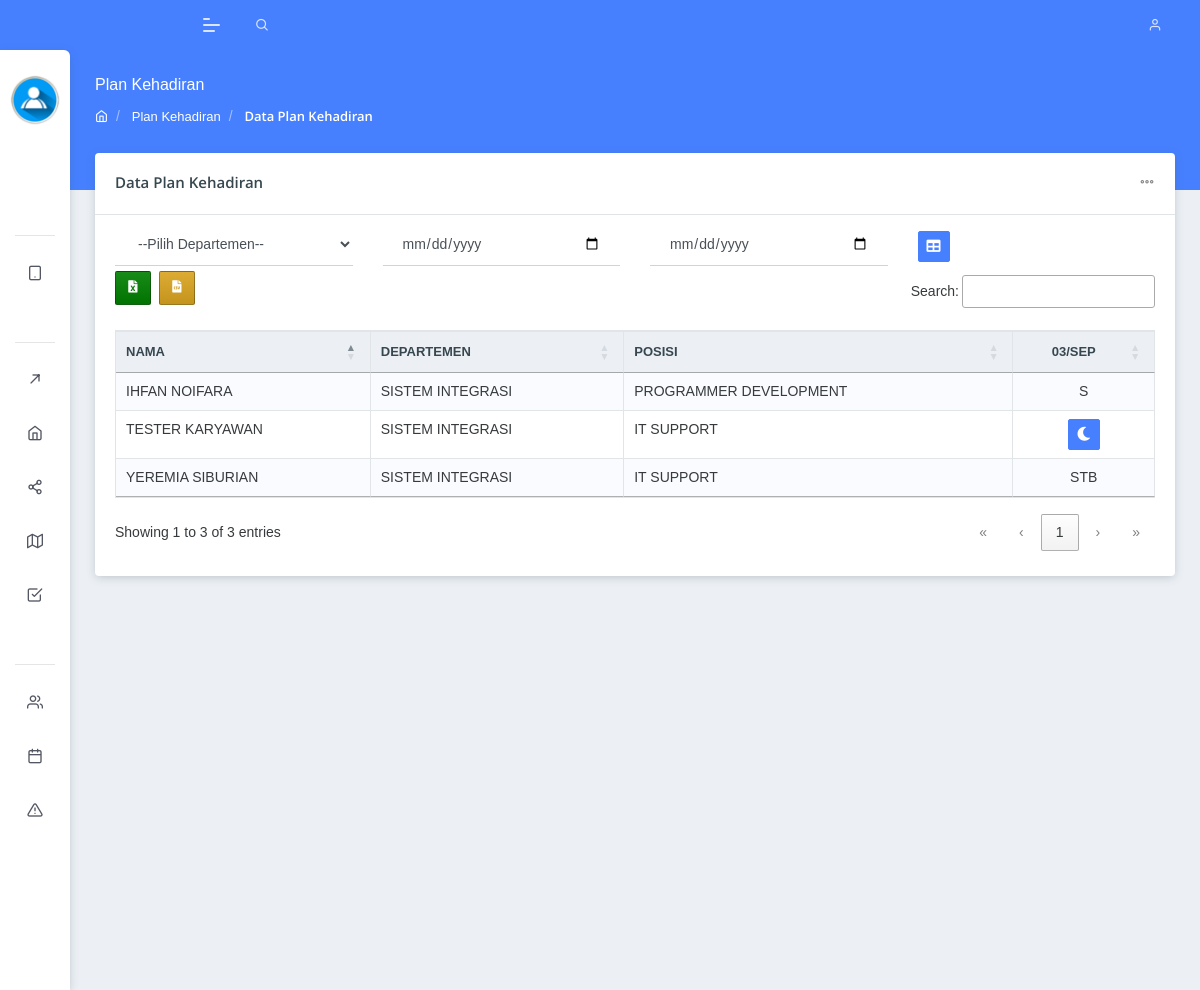
The page /index.php/jadwal/plan on the database its author committed.
### tables this page shows
CREATE TABLE `tb_karyawan` (
  `id_kary` int(11) NOT NULL AUTO_INCREMENT,
  `id_personal` int(11) NOT NULL DEFAULT 0,
  `id_perkerjaan` int(11) NOT NULL DEFAULT 0,
  `no_acr` bigint(20) NOT NULL DEFAULT 0,
  `no_nik` varchar(50) NOT NULL,
  `doh` date NOT NULL DEFAULT '1970-01-01',
  `tgl_aktif` date NOT NULL DEFAULT '1970-01-01',
  `id_depart` int(11) NOT NULL DEFAULT 0,
  `id_section` int(11) NOT NULL DEFAULT 0,
  `id_posisi` int(11) NOT NULL DEFAULT 0,
  `id_grade` int(11) NOT NULL DEFAULT 0,
  `id_level` int(11) NOT NULL DEFAULT 0,
  `id_lokker` int(11) NOT NULL DEFAULT 0,
  `id_lokterima` int(11) NOT NULL,
  `id_poh` int(11) NOT NULL,
  `id_roster` int(11) NOT NULL,
  `id_klasifikasi` int(11) NOT NULL DEFAULT 0,
  `paybase` varchar(15) NOT NULL DEFAULT '',
  `statpajak` char(3) NOT NULL DEFAULT '',
  `id_tipe` int(11) NOT NULL DEFAULT 0,
  `id_stat_tinggal` int(11) DEFAULT NULL,
  `email_kantor` varchar(200) NOT NULL DEFAULT '',
  `tgl_permanen` date NOT NULL DEFAULT '1970-01-01',
  `id_stat_perjanjian` int(11) NOT NULL,
  `tgl_nonaktif` date NOT NULL DEFAULT '1970-01-01',
  `alasan_nonaktif` varchar(2000) NOT NULL DEFAULT '',
  `url_foto` varchar(2000) DEFAULT NULL,
  `tgl_buat` datetime NOT NULL DEFAULT '1970-01-01 00:00:00',
  `tgl_edit` datetime NOT NULL DEFAULT '1970-01-01 00:00:00',
  `id_user` int(11) NOT NULL,
  `id_m_perusahaan` int(11) NOT NULL,
  PRIMARY KEY (`id_kary`)
);

CREATE TABLE `tb_personal` (
  `id_personal` int(11) NOT NULL AUTO_INCREMENT,
  `no_ktp` varchar(50) NOT NULL,
  `no_kk` varchar(50) NOT NULL,
  `nama_lengkap` varchar(200) NOT NULL,
  `nama_alias` varchar(200) NOT NULL,
  `jk` varchar(15) NOT NULL DEFAULT '',
  `tmp_lahir` varchar(100) NOT NULL DEFAULT '',
  `tgl_lahir` date NOT NULL DEFAULT '1970-01-01',
  `id_stat_nikah` int(11) NOT NULL DEFAULT 0,
  `id_agama` int(11) NOT NULL DEFAULT 0,
  `warga_negara` char(5) NOT NULL DEFAULT '',
  `email_pribadi` varchar(100) NOT NULL DEFAULT '',
  `hp_1` varchar(15) NOT NULL DEFAULT '',
  `hp_2` varchar(15) NOT NULL DEFAULT '',
  `nama_ibu` varchar(100) NOT NULL,
  `stat_ibu` char(1) NOT NULL DEFAULT 'H',
  `nama_ayah` varchar(100) NOT NULL,
  `stat_ayah` char(1) NOT NULL DEFAULT 'H',
  `no_bpjstk` varchar(25) NOT NULL,
  `no_bpjskes` varchar(25) NOT NULL,
  `no_bpjspensiun` varchar(25) NOT NULL,
  `no_equity` varchar(25) NOT NULL,
  `no_npwp` varchar(25) NOT NULL,
  `id_pendidikan` int(11) NOT NULL DEFAULT 0,
  `nama_sekolah` varchar(200) NOT NULL,
  `fakultas` varchar(200) NOT NULL,
  `jurusan` varchar(200) NOT NULL,
  `url_pendukung` varchar(200) NOT NULL,
  `tgl_buat` datetime NOT NULL,
  `tgl_edit` datetime NOT NULL,
  `id_user` int(11) NOT NULL DEFAULT 0,
  PRIMARY KEY (`id_personal`)
);

CREATE TABLE `tb_depart` (
  `id_depart` int(11) NOT NULL AUTO_INCREMENT,
  `kd_depart` char(8) NOT NULL DEFAULT '',
  `depart` varchar(100) NOT NULL,
  `ket_depart` varchar(300) NOT NULL,
  `stat_depart` char(1) NOT NULL DEFAULT 'T',
  `tgl_buat` datetime NOT NULL DEFAULT '1970-01-01 00:00:00',
  `tgl_edit` datetime NOT NULL DEFAULT '1970-01-01 00:00:00',
  `id_user` int(11) NOT NULL DEFAULT 0,
  `id_perusahaan` int(11) NOT NULL DEFAULT 0,
  PRIMARY KEY (`id_depart`),
  KEY `FK_tb_depart_tb_perusahaan` (`id_perusahaan`),
  CONSTRAINT `FK_tb_depart_tb_perusahaan` FOREIGN KEY (`id_perusahaan`) REFERENCES `tb_perusahaan` (`id_perusahaan`) ON DELETE CASCADE ON UPDATE CASCADE
);

CREATE TABLE `tb_posisi` (
  `id_posisi` int(11) NOT NULL AUTO_INCREMENT,
  `posisi` varchar(150) NOT NULL,
  `id_depart` char(5) NOT NULL DEFAULT '',
  `ket_posisi` varchar(1000) NOT NULL,
  `stat_posisi` char(1) NOT NULL DEFAULT '',
  `tgl_buat` datetime NOT NULL DEFAULT '1970-01-01 00:00:00',
  `tgl_edit` datetime NOT NULL DEFAULT '1970-01-01 00:00:00',
  `id_user` int(11) NOT NULL DEFAULT 0,
  `id_perusahaan` int(11) NOT NULL DEFAULT 0,
  PRIMARY KEY (`id_posisi`)
);

### application/controllers/Jadwal.php (called while the page is built, shortened)
<?php
class Jadwal extends MY_Controller
{
    public function __construct()
    {
        $this->load->model('M_Jadwal');
    }
    function plan()
    {
        $id_depart = $this->input->post('depart');
        $start = $this->input->post('start');
        $end = $this->input->post('end');
        if (!isset($start) && !isset($end)) {
            $id_depart = 4;
            $start = date('Y-m-d');
            $end = date('Y-m-d');
        } else {
            $data['dpt'] = $this->M_Jadwal->get_departid($id_depart)->row();
            $data['start'] = $start;
            $data['end'] = $end;
        }
        $this->load->view('components/header');
        $dataSidebar['nama_per'] = "PT UNGGUL";
        $this->load->view('components/sidebar', $dataSidebar);
        $dataNavbar['nama'] = "PT UNGGUL";
        $this->load->view('components/navbar', $dataNavbar);
        $data['depart'] = $this->M_Jadwal->get_departemenall()->result();
        $kary = $this->M_Jadwal->get_kary_depart($id_depart)->result();
        $data['jadwal'] = $this->M_Jadwal->get_jadwalkarytest($start, $end)->result();
        $data['jadwalgroup'] = $this->M_Jadwal->get_jadwalkarygroup($start, $end)->result();
        foreach ($kary as $a) {
            $dt = [];
            $dt['nama'] = $a->nama_lengkap;
            $dt['depart'] = $a->depart;
            $dt['posisi'] = $a->posisi;
            $row = $this->M_Jadwal->get_jadwalkary($a->no_nik, $start, $end)->result();
            foreach ($row as $r) {
                $dt[$r->date] = $r->kode_shift;
            }
            $ar[] = $dt;
        }
        $data['data'] = $ar;
        $data['start'] = $start;
        $data['end'] = $end;
        $this->load->view('jadwal/plan', $data);
        $this->load->view('components/modal/golongan');
        $this->load->view('components/js');
        $this->load->view('components/page_js/golongan/view');
        $this->load->view('components/footer');
    }
}

### index.php (called while the page is built, shortened)
<?php
require_once BASEPATH . 'core/CodeIgniter.php';

### application/models/M_Jadwal.php (called while the page is built, shortened)
<?php
class M_Jadwal extends CI_Model
{
    function get_departemenall()
    {
        return $this->db->get('tb_depart');
    }
    function get_kary_depart($id_depart)
    {
        $this->db->from('tb_karyawan as a');
        $this->db->join('tb_depart as b', 'b.id_depart=a.id_depart');
        $this->db->join('tb_personal as c', 'c.id_personal=a.id_personal');
        $this->db->join('tb_posisi as d', 'd.id_posisi=a.id_posisi');
        $this->db->where('b.id_depart', $id_depart);
        return $this->db->get();
    }
    function get_jadwalkary($nik, $start, $end)
    {
        $this->db->where('nik', $nik);
        $this->db->where('date >=', $start);
        $this->db->where('date <=', $end);
        return $this->db->get('tb_jadwal');
    }
    function get_jadwalkarytest($start, $end)
    {
        $this->db->where('date >=', $start);
        $this->db->where('date <=', $end);
        return $this->db->get('tb_jadwal');
    }
    function get_jadwalkarygroup($start, $end)
    {
        $q = "select * from tb_jadwal as a
        where date between '$start' and '$end'
        group by nik";
        return $this->db->query($q);
    }
}

### application/views/jadwal/plan.php (the view, shortened to what this page needs)
<div class="pcoded-main-container">
    <div class="pcoded-content">
        <div class="page-header">
            <div class="page-block">
                <div class="row align-items-center">
                    <div class="col-md-12">
                        <div class="page-header-title">
                            <h5 class="m-b-10">Plan Kehadiran</h5>
                        </div>
                        <ul class="breadcrumb">
                            <li class="breadcrumb-item">
                                <a href="<?= base_url('dashboard_main'); ?>">
                                    <i class="feather icon-home"></i>
                                </a>
                            </li>
                            <li class="breadcrumb-item">
                                <a id="bc1" href="#">
                                    Plan Kehadiran
                                </a>
                            </li>
                            <li class="breadcrumb-item">
                                <a id="bc2">
                                    Data Plan Kehadiran
                                </a>
                            </li>
                        </ul>
                    </div>
                </div>
            </div>
        </div>
        <div class="row">
            <div class="col-xl-12 col-md-12">
                <div class="card latest-update-card">
                    <div class="card-header">
                        <h5>Data Plan Kehadiran</h5>
                        <div class="card-header-right">
                            <div class="btn-group card-option">
                                <button type="button" class="btn dropdown-toggle" data-toggle="dropdown" aria-haspopup="true" aria-expanded="false">
                                    <i class="feather icon-more-horizontal"></i>
                                </button>
                            </div>
                        </div>
                    </div>
                    <div class="card-body">
                        <form action="" method="post">
                            <div class="row">
                                <div class="col-md-3">
                                    <select name="depart" id="" class="form-control">
                                        <option value="">--Pilih Departemen--</option>
                                    </select>
                                </div>
                                <div class="col-md-3">
                                    <input type="date" name="start" id="" class="form-control">
                                </div>
                                <div class="col-md-3">
                                    <input type="date" name="end" id="" class="form-control">
                                </div>
                                <div class="col-md-3 mt-2">
                                    <button type="submit" class="btn btn-sm btn-primary"><i class="fas fa-table"></i></button>
                                </div>
                            </div>
                        </form>
                        <div class="row">
                            <div class="col-lg-12">
                                <div class="table-responsive">
                                    <table id="example" class="table table-striped table-bordered table-hover text-black" style="width:100%;font-family:'Lucida Sans', 'Lucida Sans Regular', 'Lucida Grande', 'Lucida Sans Unicode', Geneva, Verdana, sans-serif;">
                                        <thead>
                                            <?php
                                            $start = new DateTime($start);
                                            $end = new DateTime($end);
                                            $currentDate = clone $start;
                                            ?>
                                            <tr class="font-weight-boldtext-white">
                                                <th>Nama</th>
                                                <th>Departemen</th>
                                                <th>Posisi</th>
                                                <?php while ($currentDate <= $end) { ?>
                                                    <?php $currentDateValue = $currentDate->format('d/M'); ?>
                                                    <th class="text-center"><?= $currentDateValue; ?></th>
                                                    <?php
                                                    $currentDate->modify('+1 day');
                                                    ?>
                                                <?php } ?>
                                            </tr>
                                        </thead>
                                        <tbody>
                                            <?php foreach ($data as $a) { ?>
                                                <tr>
                                                    <td><?= $a['nama'] ?></td>
                                                    <td><?= $a['depart'] ?></td>
                                                    <td><?= $a['posisi'] ?></td>
                                                    <?php
                                                    $current = clone $start;
                                                    ?>
                                                    <?php
                                                    while ($current <= $end) { ?>
                                                        <?php $currentDateValue = $current->format('Y-m-d'); ?>
                                                        <?php if (isset($a[$currentDateValue]) && $a[$currentDateValue] == 'D') { ?>
                                                            <td class="text-center"><button title="Day shift" class="btn btn-sm btn-warning"><i class="fas fa-sun"></i></button></td>
                                                        <?php } elseif (isset($a[$currentDateValue]) && $a[$currentDateValue] == 'N') { ?>
                                                            <td class="text-center"><button title="Night shift" class="btn btn-sm btn-primary"><i class="fas fa-moon"></i></button></td>
                                                        <?php } elseif (isset($a[$currentDateValue]) && $a[$currentDateValue] == 'OFF') { ?>
                                                            <td class="text-center">OFF</td>
                                                        <?php } elseif (isset($a[$currentDateValue])) { ?>
                                                            <td class="text-center"><?= $a[$currentDateValue] ?></td>
                                                        <?php } else { ?>
                                                            <td class="text-center">-</td>
                                                        <?php } ?>
                                                        <?php $current->modify('+1 day');
                                                        ?>
                                                    <?php } ?>
                                                </tr>
                                            <?php } ?>
                                        </tbody>
                                    </table>
                                </div>
                            </div>
                        </div>
                    </div>
                </div>
            </div>
        </div>
    </div>
</div>

### rows shown on the page
tb_karyawan: id_personal.nama_lengkap "IHFAN NOIFARA", id_depart.depart "SISTEM INTEGRASI", id_posisi.posisi "PROGRAMMER DEVELOPMENT", currentDateValue "S"
tb_karyawan: id_personal.nama_lengkap "YEREMIA SIBURIAN", id_depart.depart "SISTEM INTEGRASI", id_posisi.posisi "IT SUPPORT", currentDateValue "STB"
tb_karyawan: id_personal.nama_lengkap "TESTER KARYAWAN", id_depart.depart "SISTEM INTEGRASI", id_posisi.posisi "IT SUPPORT"

### other values the page prints
$currentDateValue "03/SEP"
